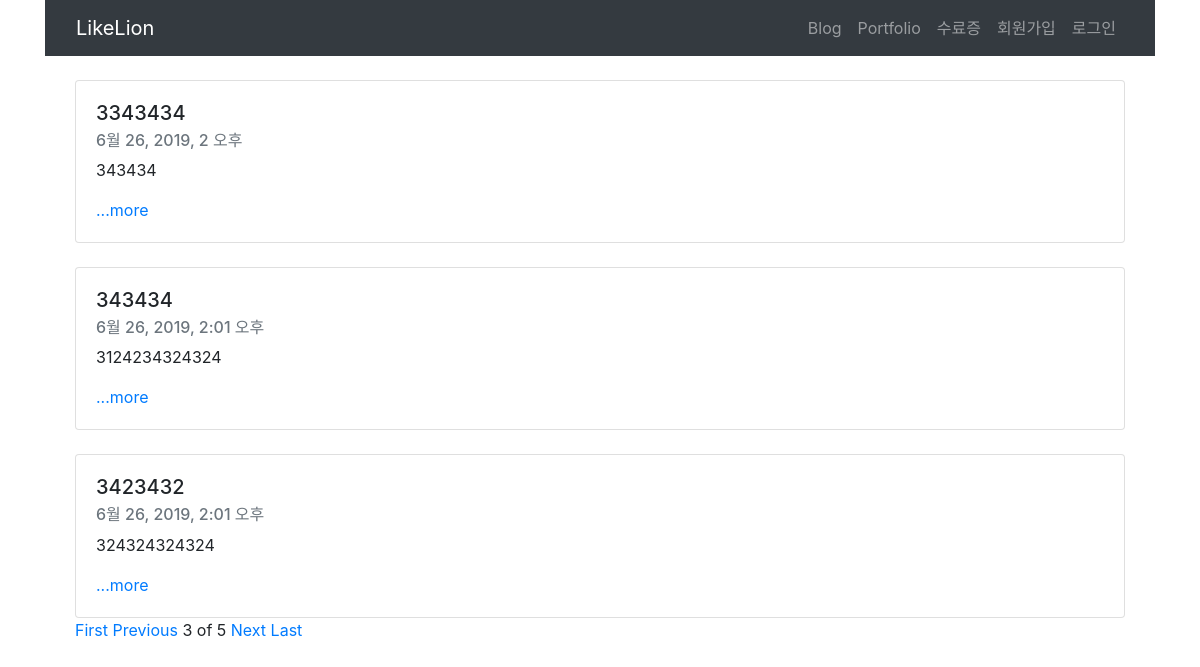
/?page=3, run on the app's committed database.
### blog/models.py (models this page shows, shortened)
class Blog(models.Model):
    title = models.CharField(max_length=200) # 제목 길이 할당
    pub_date = models.DateTimeField('date published') # 시간과 관련된 함수를 쓰고
    body = models.TextField() # 엄청 긴글을 쓸수 있는 박스
    def summary(self):
        return self.body[:100] # body 의 변수에 넣어서 100글자까지 기입만 되게 작성하여라

### blog/views.py (the view)
# urls.py: path('',blog.views.home, name = 'home'),
def home(request):
    blogs = Blog.objects
    blog_list=Blog.objects.all()
    paginator = Paginator(blog_list,3)
    page = request.GET.get('page')
    posts = paginator.get_page(page)
    return render(request,'blog/home.html', {'blogs':blogs,'posts':posts})

### blog/templates/blog/home.html
{% extends 'base.html' %}
{% block content %}
    <div class = 'container'>
        {% for blog in posts %}
        <br>
        <div class="card">
            <div class="card-body">
                <h5 class="card-title">{{blog.title}}</h5>
                <h6 class="card-subtitle mb-2 text-muted">{{blog.pub_date}}</h6>
                <p class="card-text">{{blog.summary}}</p>
                <a href="{%url 'detail' blog.id%}" class="card-link">...more</a>
            </div>
        </div>
        {%endfor%}
        {%if posts.has_previous%}
        <a href="?page=1">First</a>
        <a href="?page={{posts.previous_page_number}}">Previous</a>
        {%endif%}
        <span>{{posts.number}}</span>
        <span>of</span>
        <span>{{posts.paginator.num_pages}}</span>
        {%if posts.has_next%}
        <a href="?page={{posts.next_page_number}}">Next</a>
        <a href="?page={{posts.paginator.num_pages}}">Last</a>
        {%endif%}
    </div>
{% endblock %}

### data on the page
Blog: title "3343434", pub_date "6월 26, 2019, 2 오후", summary "343434"
Blog: title "343434", pub_date "6월 26, 2019, 2:01 오후", summary "3124234324324"
Blog: title "3423432", pub_date "6월 26, 2019, 2:01 오후", summary "324324324324"

### other printed values
{{ posts.number }} "3"
{{ posts.paginator.num_pages }} "5"
